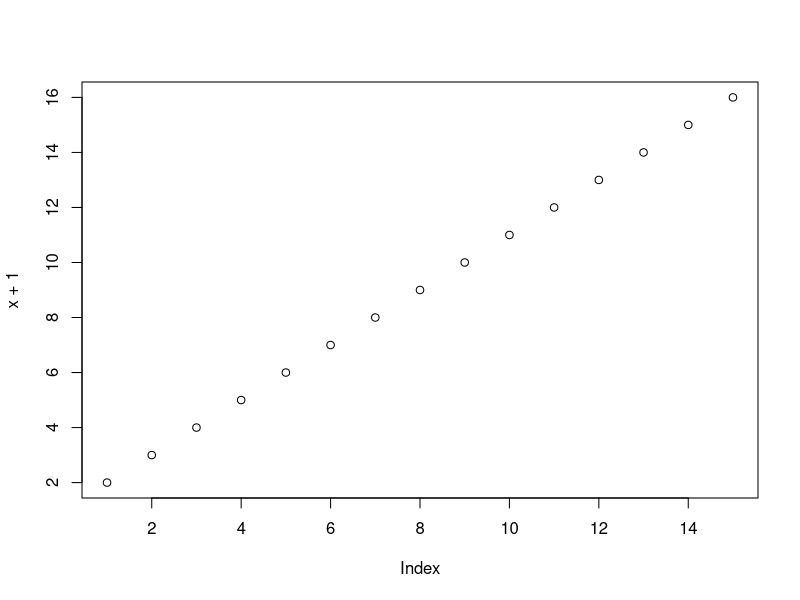

Write R code to recreate this figure.
## ---- chunk 1
vetor <- c(4.5, 5, 3.7, 8)
vetor
## ---- chunk 2
 x <- 1:15
 plot(x+1)
## ---- chunk 3
minha_funcao <- function(x) {
  resultado <- x * 2  # O que a função faz
  return(resultado)   # O que ela entrega de volta
}
## ---- chunk 4
 mode(x)
## ---- chunk 5
typeof(x)
## ---- chunk 6
length(x)
## ---- chunk 7
x <- 1:12
x
## ---- chunk 8
is.vector(x)
## ---- chunk 9
is.matrix(x)
## ---- chunk 10
y <- matrix(1:12, 3, 4)
y
## ---- chunk 11
is.vector(y)
## ---- chunk 12
is.matrix(y)
